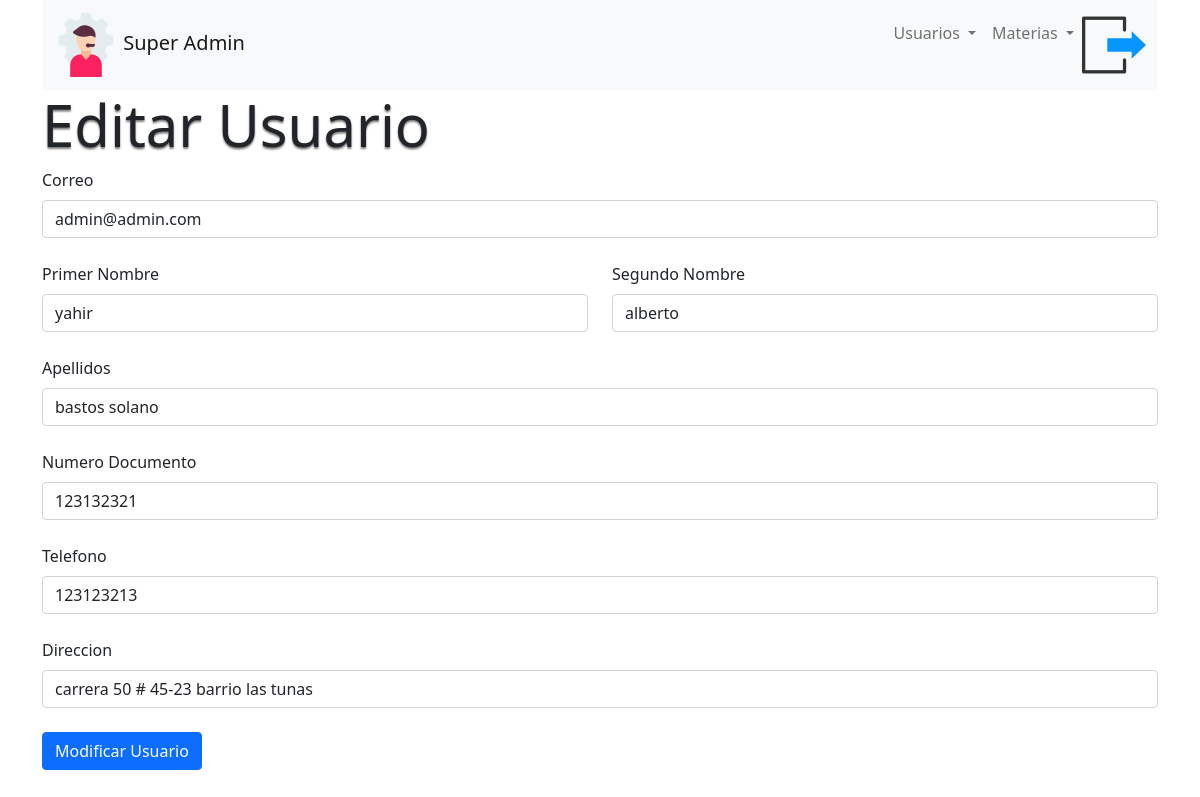
Page /editUser/1 (signed in) on the committed database.
### tables this page shows
CREATE TABLE usuario (
	idUsuario INTEGER PRIMARY KEY AUTOINCREMENT   NOT NULL ,
	correo VARCHAR(100) NOT NULL ,
	contrasenia VARCHAR(255) NOT NULL ,
	primerNombre VARCHAR(50) NOT NULL ,
	segundoNombre VARCHAR(50) NOT NULL ,
	Apellidos VARCHAR(70) NOT NULL ,
	numDocumento VARCHAR(15) NOT NULL ,
	telefono VARCHAR(15) NOT NULL ,
	direccion VARCHAR(100) NOT NULL ,
	idTipoUsuario INTEGER NOT NULL ,
	FOREIGN KEY (idTipoUsuario) REFERENCES tipoUsuario(idTipoUsuario)
);

### app.py (the view)
@app.route('/editUser/<id>', methods=['GET','POST'])
def editUser(id):
    db = get_db() #Abre conexion
    cur = db.cursor() #Variable que tiene la conexion y cre un objeto de tipo cursor
    sQuery = "SELECT * FROM usuario WHERE idUsuario = ?" # sentencia SQL
    cur.execute(sQuery,[id]) #Preparamos la sentencia para ejecucion
    userEdit = cur.fetchone()
    cur.close() # cerramos el cursor
    return render_template("superadmin/editarUser.html" , usuario = userEdit)

### app.py (called while the page is built)
@app.before_request
def antes_de_cada_ruta():
    ruta = request.path
    if not 'usuario' in session and ruta != "/login" and ruta != "/" and ruta != "/logout" and not ruta.startswith("/static"):
        flash("Inicia sesión para continuar")
        return redirect("/login")

### conexion.py (called while the page is built)
def get_db():
    try:
        if 'db' not in g:
            g.db=sqlite3.connect(DATABASES)
        return g.db
    except Error:
        print(Error)

### templates/superadmin/editarUser.html (shortened to what this page needs)
{% extends 'base2.html' %}
{% block body %}
<div class="container">
    <div class="row">
        <h1 class="section-title">Editar Usuario</h1>
        <form action="/updateUser/{{ usuario[0] }}" method="POST">
            <div class="form-outline mb-4">
                <label class="form-label" for="correo">Correo</label>
                <input type="email" id="correo" name="correo" class="form-control" value="{{ usuario[1] }}"/>
            </div>
            <div class="row mb-4">
              <div class="col">
                <div class="form-outline">
                  <label class="form-label" for="primerNombre">Primer Nombre</label>
                  <input type="text" id="primerNombre" name="primerNombre" class="form-control" value="{{ usuario[3]}}"/>
                </div>
              </div>
              <div class="col">
                <div class="form-outline">
                  <label class="form-label" for="segundoNombre">Segundo Nombre</label>
                  <input type="text" id="segundoNombre" name="segundoNombre" class="form-control" value="{{ usuario[4]}}"/>
                </div>
              </div>
            </div>
            <div class="form-outline mb-4">
              <label class="form-label" for="apellidos">Apellidos</label>
              <input type="text" id="apellidos" class="form-control" name="apellidos" value="{{ usuario[5]}}"/>
            </div>
            <div class="form-outline mb-4">
              <label class="form-label" for="numDocumento">Numero Documento</label>
              <input type="text" id="numDocumento" class="form-control" name="numDocumento" value="{{ usuario[6]}}"/>
            </div>
            <div class="form-outline mb-4">
              <label class="form-label" for="telefono">Telefono</label>
              <input type="number" id="telefono" class="form-control" name="telefono" value="{{ usuario[7]}}"/>
            </div>
            <div class="form-outline mb-4">
                <label class="form-label" for="direccion">Direccion</label>
                <input type="text" id="direccion" class="form-control" name="direccion" value="{{ usuario[8]}}"/>
              </div>
            <button type="submit" class="btn btn-primary btn-block mb-4">Modificar Usuario</button>
          </form>
    </div>
</div>
{% endblock %}

### static/css/main.css (style rules this page uses)
.section-title { font-size: clamp(1.2rem,calc(1rem + 3.5vw),4rem); text-shadow: 0 2px 2px rgba(0,0,0,.5); }

### templates/superadmin/editarUser.html (style rules this page uses)
.section-title { font-size: clamp(1.2rem,calc(1rem + 3.5vw),4rem); text-shadow: 0 2px 2px rgba(0,0,0,.5); }

### rows in the picture
usuario: correo "admin@admin.com", primerNombre "yahir", segundoNombre "alberto", apellidos "bastos solano", numDocumento "123132321", telefono "123123213", direccion "carrera 50 # 45-23 barrio las tunas"
